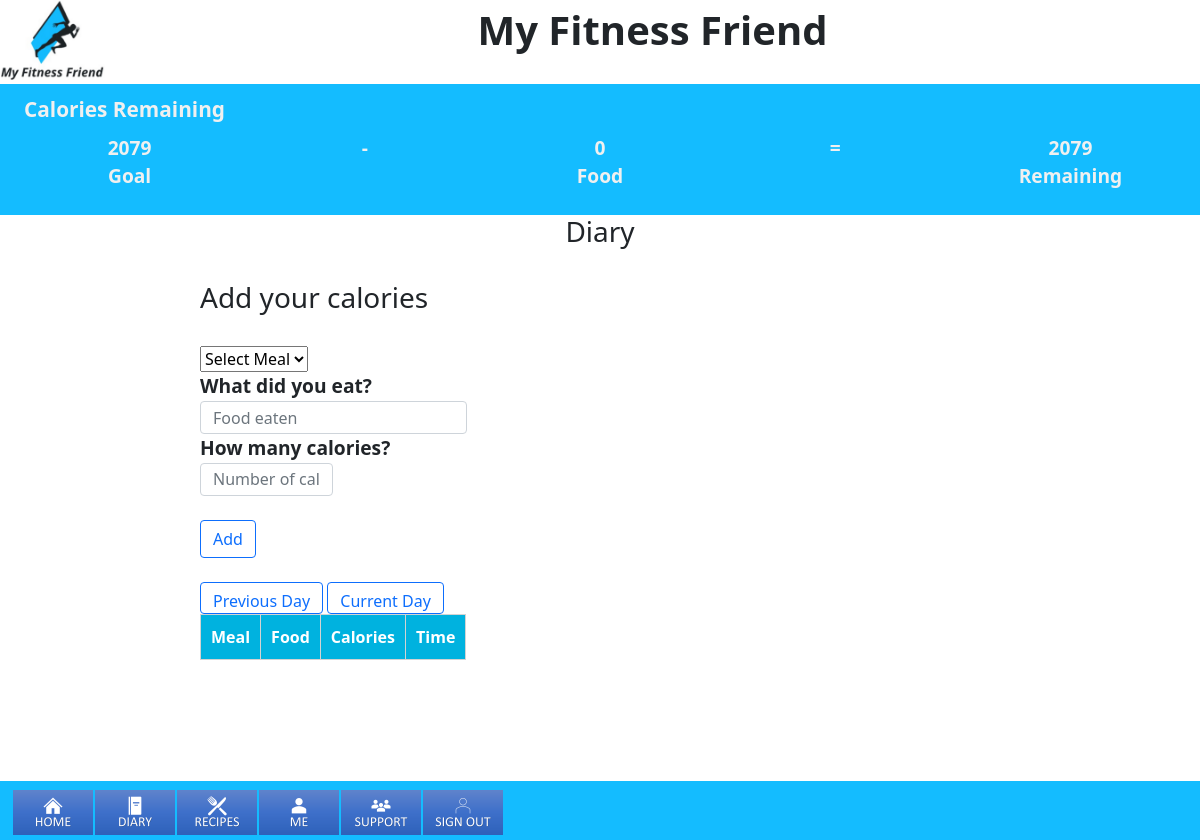
Page /diary.php (signed in) on the earlier database version.
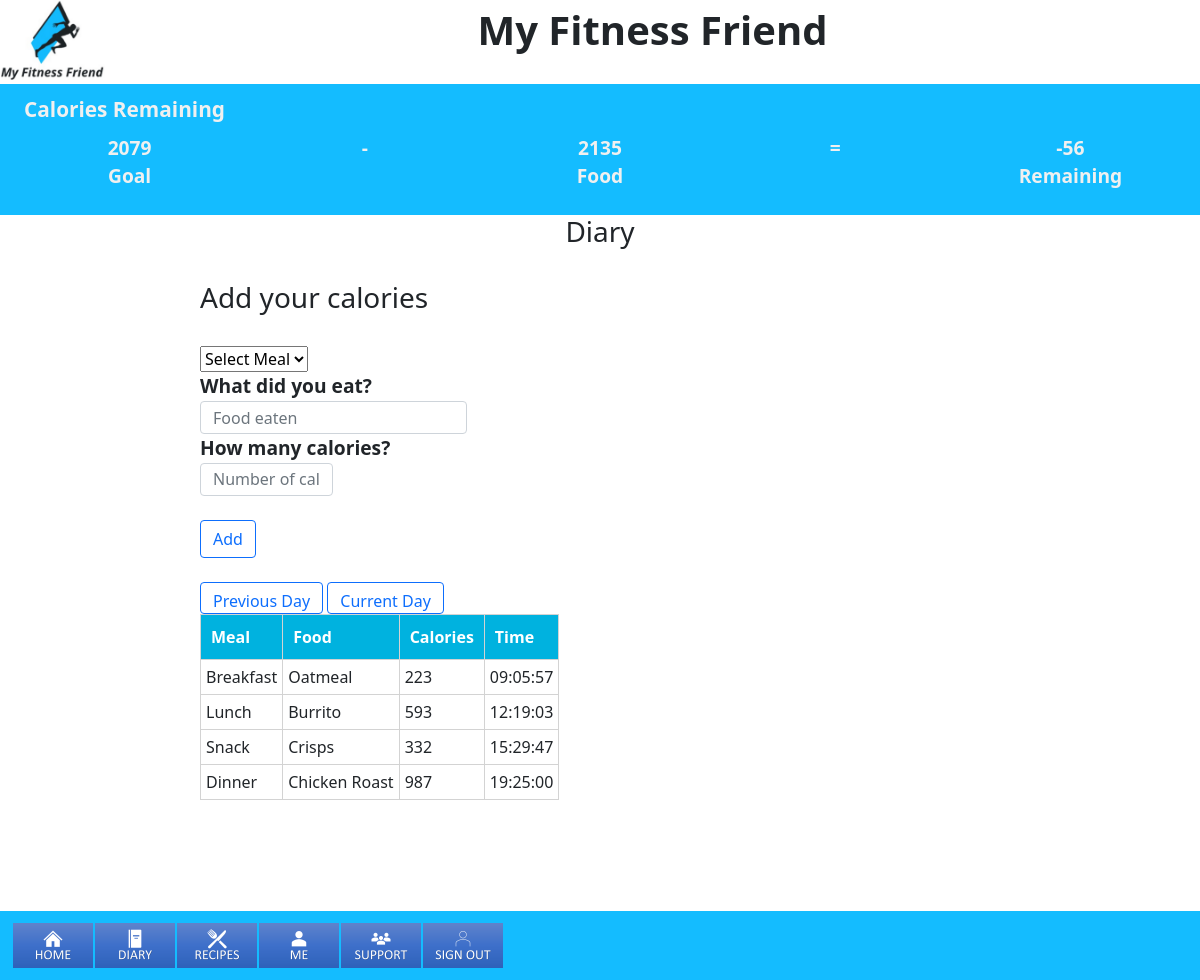
Same page on the later database version.
### tables this page shows
CREATE TABLE `users` (
  `uid` int(11) NOT NULL,
  `username` varchar(32) DEFAULT NULL,
  `password` varchar(64) DEFAULT NULL,
  `firstname` varchar(64) DEFAULT NULL,
  `lastname` varchar(64) DEFAULT NULL,
  `email` varchar(128) DEFAULT NULL,
  `age` smallint(3) DEFAULT NULL,
  `gender` varchar(6) DEFAULT NULL,
  `start_weight` int(3) DEFAULT NULL,
  `current_weight` int(3) DEFAULT NULL,
  `goal_weight` int(3) DEFAULT NULL,
  `height` int(3) DEFAULT NULL,
  `unit1` varchar(32) DEFAULT NULL,
  `unit2` varchar(32) DEFAULT NULL,
  `mentor1` int(3) DEFAULT NULL,
  `mentor2` int(3) DEFAULT NULL,
  `mentor3` int(3) DEFAULT NULL,
  `calorie_intake` int(5) DEFAULT NULL
);

CREATE TABLE `calories` (
  `cid` int(5) NOT NULL,
  `uid` int(11) DEFAULT NULL,
  `food` varchar(120) DEFAULT NULL,
  `meal` varchar(120) DEFAULT NULL,
  `calorie_intake` int(5) DEFAULT NULL,
  `exercise` varchar(120) DEFAULT NULL,
  `calories_burnt` int(5) DEFAULT NULL,
  `datetime` datetime NOT NULL
);

### diary.php (the view, shortened to what this page needs)
<?php
include 'header.php';
if(!isset($_SESSION['uid']))
{
  echo 'You are being redirected to the home page!';
  header("Location:index.php");
}
else
{
  $uid=$_SESSION['uid'];
}
if(isset($_POST['plus']))
{
  $plus_query = "SELECT meal,food,calorie_intake, CAST(datetime as time) AS 'Time' FROM calories WHERE uid = $uid AND date(datetime) = curdate();";
  $result = executeQuery($plus_query);
}
elseif (isset ($_POST['minus']))
{
  $minus_query = "SELECT meal,food,calorie_intake, CAST(datetime as time) AS 'Time' FROM calories WHERE uid = $uid AND date(datetime) = curdate()-1;";
  $result = executeQuery($minus_query);
}
else
{
  $default_query = "SELECT meal,food,calorie_intake, CAST(datetime as time) AS 'Time' FROM calories WHERE uid = $uid AND date(datetime) = curdate();";
  $result = executeQuery($default_query);
}
?>
      <h3><center>Diary<center></h3><br>
        <div class="col-md-8 m-auto block" id="main_content">
      <h3>Add your calories</h3><br>
        <form action="calorieupdate.php" method="post" enctype="multipart/form-data">
        <div class="form-group">
        <div class="col-3">
                <select name="meal" id="meal" required>
                    <option value="" selected disabled hidden>Select Meal</option>
                </select>
            </div>
          <div class="col-sm-12">
              <label for="inputFood" class="col-sm-12">What did you eat?</label>
              </div>
          </div>
              <div class="form-group">
              <div class="col-sm-4 col-sm-offset-4">
                  <input type="text" class="form-control" id="inputFood" placeholder="Food eaten" name="food" required>
              </div>
          </div>
          <div class="form-group">
          <div class="col-sm-12">
              <label for="inputCal" class="col-sm-12">How many calories?</label>
              </div>
          </div>
          <div class="form-group">
          <div class="col-sm-2 col-sm-offset-5">
            <input type="text" class="form-control" id="inputCal" placeholder="Number of calories" name="calorie_intake" required>
            </div>
          </div><br>
            <button class="btn btn-outline-primary" type="submit" name="post">Add</button>
        </form>
      </div>
    </div><br>
    <div class="col-md-8 m-auto block" id="main_content">
      <form action="diary.php" method="post">
      <input type="submit" class = "btn btn-outline-primary" name="minus" value="Previous Day">
      <input type="submit" class = "btn btn-outline-primary" name="plus" value="Current Day">
    <table class="table-main">
    <tr>
      <th>Meal</th>
      <th>Food</th>
      <th>Calories</th>
      <th>Time</th>
    </tr>
<?php
function executeQuery($query)
{
    $connection = mysqli_connect("localhost","root","");
    $result = mysqli_query($connection, $query);
    return $result;
}
while($row = mysqli_fetch_assoc($result)){
  ?>
<tr>
    <td><?php echo $row['meal'];?></td>
    <td><?php echo $row['food'];?></td>
    <td><?php echo $row['calorie_intake'];?></td>
    <td><?php echo $row['Time'];?></td>
</tr>
  <?php
}
?>
      </table>
      </form>
    </div>
<?php
include 'footer.php';
?>

### header.php (shortened to what this page needs)
<?php
echo <<<HEADER1
<!DOCTYPE html>
<html>
<head>
<meta charset="utf-8">
<meta name="viewport" content="width=device-width, initial-scale=1">
<link href="https://cdn.jsdelivr.net/npm/bootstrap@5.1.3/dist/css/bootstrap.min.css" rel="stylesheet">
<script src="https://cdn.jsdelivr.net/npm/jquery@3.5.1/dist/jquery.slim.min.js"></script>
<script src="https://cdn.jsdelivr.net/npm/bootstrap@5.1.3/dist/js/bootstrap.bundle.min.js"></script>
<script src="https://kit.fontawesome.com/c3521ff66d.js"></script>
<script src="https://ajax.googleapis.com/ajax/libs/jquery/3.4.1/jquery.min.js"></script>
<link rel="stylesheet" href=css/style.css>
<title>The Calorie Counter</title>
</head>
<div class="heading">
    <img src="img/tempLogo.png" id="logo" alt="Logo" width="105">
My Fitness Friend
</div>
<br>
HEADER1;
require_once "interface.php";
?>

### interface.php (shortened to what this page needs)
<?php
if (isset($_SESSION['username'])) {
  $connection = mysqli_connect("localhost","root","");
  $calorieQuery = "SELECT SUM(calorie_intake) FROM calories WHERE uid = '$_SESSION[uid]' AND date(datetime) = curdate();";
  $calorieResult = mysqli_query($connection, $calorieQuery);
  $crTemp = mysqli_fetch_array($calorieResult);
  if(empty($crTemp[0])) {
    $cr = 0;
  }
  else {
    $cr = $crTemp[0];
  }
  $query = "SELECT * FROM users WHERE uid = '$_SESSION[uid]'";
  $result = mysqli_query($connection, $query);
  while ($row = mysqli_fetch_assoc($result)) {
    $sw = $row['start_weight'];
    $cw = $row['current_weight'];
    $gw = $row['goal_weight'];
    $g = $row['gender'];
  }
  $result1 = $cw * 2.205;
  $result2 = $result1 * 15;
  $x = $sw - $gw;
  $y = $sw - $cw;
  $z = $y / $x;
  $offset = 1 - $z;
  $reduction = $offset / 2;
  $reduction2 = $result2 * $reduction;
  if($g == "Male") {
    $ci = MAX(round($result2 - $reduction2),1800);
  }
  else {
    $ci = MAX(round($result2 - $reduction2),1500);
  }
  $ri = round($ci - $cr);
  echo <<<INTERFACE
  <div class="container-fluid" id="calorie">
    <legend class="title">Calories Remaining</legend>
    <div class="row">
      <div class="col">
        <label>{$ci}<br>Goal</label>
      </div>
      <div class="col">
        <label>-</label>
      </div>
      <div class="col">
        <label>{$cr}<br>
        Food</label>
      </div>
      <div class="col">
        <label>=</label>
      </div>
      <div class="col">
        <label>{$ri}<br>
        Remaining</label>
      </div>
    </div>
  </div>
  INTERFACE;
  echo <<<NAV
  <nav class="navbar navbar-default" id="UserNav">
    <span class="container-fluid">
    <ul class="nav nav-pills navbar-right">
          <li class="nav-item">
            <a class="nav-link" href="home.php">
              <img src="img/home.png" width="80" alt="Home nav button">
            </a>
          </li>
          <li class="nav-item">
            <a class="nav-link" href="diary.php">
              <img src="img/diary.png" width="80" alt="Diary nav button">
            </a>
          </li>
          <li class="nav-item">
            <a class="nav-link" href="recipes.php">
              <img src="img/recipes.png" width="80" alt="Recipes nav button">
            </a>
          </li>
          <li class="nav-item">
            <a class="nav-link" href="me.php">
              <img src="img/me.png" width="80" alt="Me nav button">
            </a>
          </li>
          <li class="nav-item">
            <a class="nav-link" href="support.php">
              <img src="img/support.png" width="80" alt="Support nav button">
            </a>
          </li>
          <li class="nav-item">
            <a class="nav-link" href="sign_out.php">
              <img src="img/signOut.png" width="80" alt="Sign Out nav button">
            </a>
          </li>
        </ul>
    </span>
  </nav>
  NAV;
}
else {
  include 'docs/ToS.php';
}
?>

### footer.php
<?php
echo <<<FOOTER
        <footer>
            <script src="scripts/chooseInput.js"></script>
            <script src="scripts/toggleEdit.js"></script>
            <script src="scripts/toggleHome.js"></script>
        </footer>
    </html>
FOOTER;
?>

### css/style.css (style rules this page uses)
:root { --colourPri: #022140; --colourSec: #c5c5c5; --colourBG: #14BCFF; --colourText: #f0f0f0; --colourNav: #c68c53a8; --colourHover: #233385; }
.heading { font-weight: bold; font-size: 2.5rem; text-align: center; }
#logo { float: left; }
#calorie, #loginHeader { padding-left: 1.5em; padding-right: 1.5em; padding-bottom: 1.5em; font-size: 1em; font-weight: bold; text-align: center; color: var(--colourText); background-color: var(--colourBG); }
.title { font-size: 1.3em; text-align: left; padding-top: .5em; }
#UserNav { display: flex; float: none; justify-content: center; position: fixed; top: 93%; height: 7%; width: 100%; background-color: var(--colourBG); }
label { font-size: 1.2em; font-weight: bolder; }
input { height: calc(1.6em + .6vw); }
.nav>li>a { padding: 1px; }
.table-main, .table-main th, .table-main td { border: 1px solid lightgrey; }
.table-main th { background-color: rgb(0, 178, 223); color: white; padding: 10px; }
.table-main td { background-color: #ffffff; padding: 5px; }

Differences in the rows shown:
shown differently, row unchanged: users: ri "2079" → (not shown)
added calories: meal "Breakfast", food "Oatmeal", calorie_intake "223", Time "09:05:57"
added calories: meal "Lunch", food "Burrito", calorie_intake "593", Time "12:19:03"
added calories: meal "Snack", food "Crisps", calorie_intake "332", Time "15:29:47"
added calories: meal "Dinner", food "Chicken Roast", calorie_intake "987", Time "19:25:00"
Other differences:
$cr: "0" → "2135"
$ri: (not shown) → "-56"
